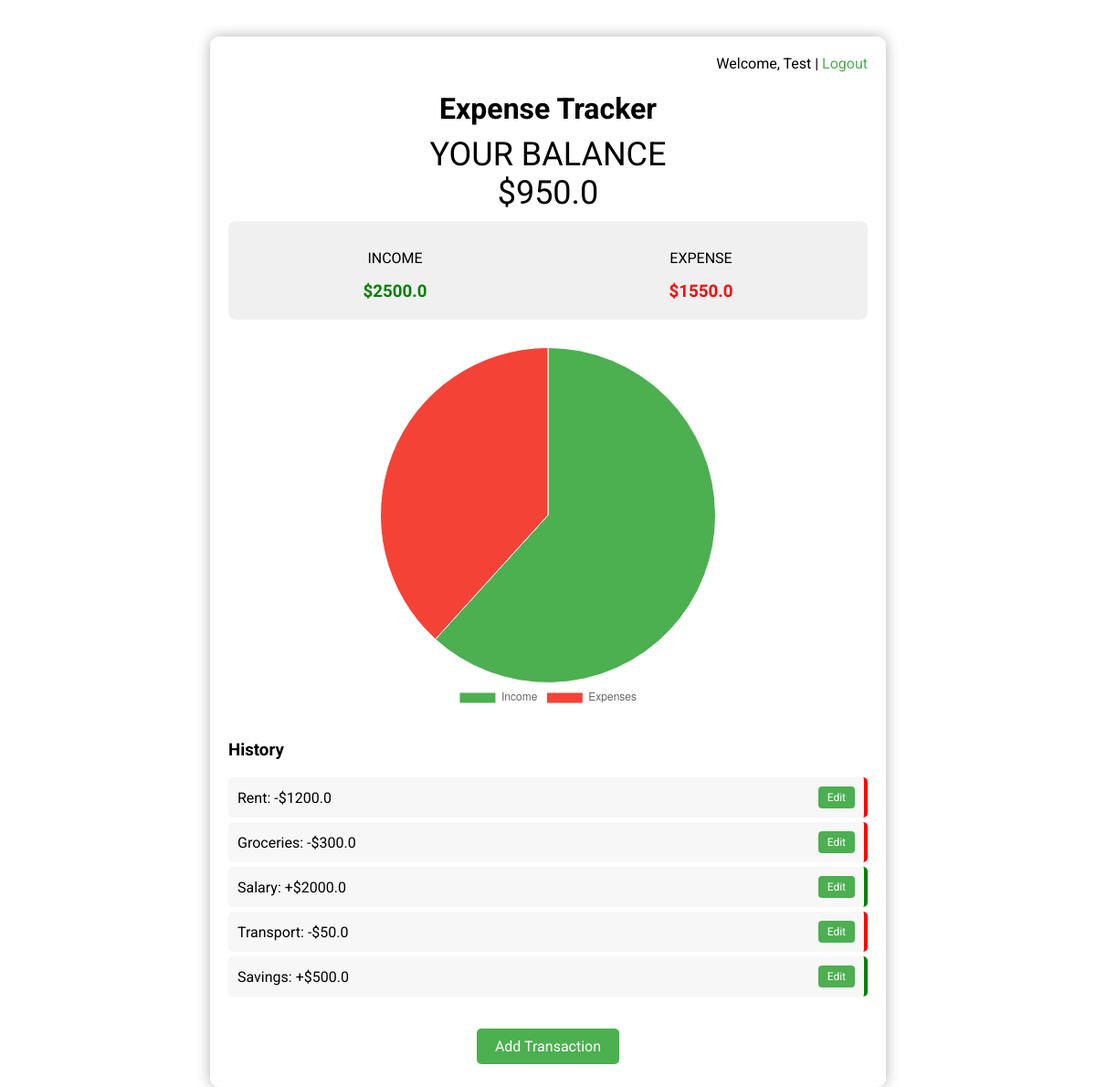
The page /dashboard (signed in) on the database its author committed.
### models.py (models this page shows)
class User(db.Model, UserMixin):
    id = db.Column(db.Integer, primary_key=True)
    email = db.Column(db.String(150), unique=True, nullable=False)
    first_name = db.Column(db.String(150), nullable=False)
    password = db.Column(db.String(150), nullable=False)
    transactions = db.relationship('Transaction', backref='user', lazy=True)

class Transaction(db.Model):
    id = db.Column(db.Integer, primary_key=True)
    category = db.Column(db.String(100), nullable=False)
    amount = db.Column(db.Float, nullable=False)
    type = db.Column(db.String(20), nullable=False)  # 'income' or 'expense'
    date = db.Column(db.DateTime, nullable=False, default=datetime.utcnow)  # ✅ fixes NOT NULL error
    user_id = db.Column(db.Integer, db.ForeignKey('user.id'), nullable=False)

### views.py (the view)
@views.route('/dashboard')
@login_required
def dashboard():
    transactions = Transaction.query.filter_by(user_id=current_user.id).all()
    income = sum(t.amount for t in transactions if t.type == 'income')
    expenses = sum(t.amount for t in transactions if t.type == 'expense')
    balance = income - expenses
    return render_template('dashboard.html', transactions=transactions, income=income, expenses=expenses, balance=balance)

### app.py (called while the page is built)
def create_app():
    app = Flask(__name__)
    app.config['SECRET_KEY'] = 'yoursecretkey'
    app.config['SQLALCHEMY_DATABASE_URI'] = 'sqlite:///finance.db'
    db.init_app(app)
    bcrypt.init_app(app)
    login_manager = LoginManager()
    login_manager.login_view = 'views.login'
    login_manager.init_app(app)
    from models import User
    from views import views
    app.register_blueprint(views)
    @login_manager.user_loader
    def load_user(user_id):
        return User.query.get(int(user_id))
    return app

### templates/dashboard.html (shortened to what this page needs)
<!DOCTYPE html>
<html>
<head>
</head>
<body>
    <div class="overlay"></div>
    <div class="container">
        <div class="logout">
            Welcome, {{ current_user.first_name }} | <a href="/logout">Logout</a>
        </div>
        <h1>Expense Tracker</h1>
        <div class="balance">
            YOUR BALANCE<br>
            ${{ balance }}
        </div>
        <div class="summary-box">
            <div class="summary-item income">
                <p>INCOME</p>
                <h3>${{ income }}</h3>
            </div>
            <div class="summary-item expense">
                <p>EXPENSE</p>
                <h3>${{ expenses }}</h3>
            </div>
        </div>
        <div id="chart-container">
            <canvas id="financeChart"></canvas>
        </div>
        <div class="history">
            <h3>History</h3>
            {% for t in transactions %}
                <div class="transaction {% if t.type == 'expense' %}expense{% endif %}">
                    <span>{{ t.category }}: {% if t.type == 'income' %}+{% else %}-{% endif %}${{ t.amount }}</span>
                    <a href="/edit-transaction/{{ t.id }}" class="edit-btn">Edit</a>
                </div>
            {% endfor %}
        </div>
        <div class="add-transaction">
            <a href="/add-transaction" class="button">Add Transaction</a>
        </div>
    </div>
    <script>
        const ctx = document.getElementById('financeChart').getContext('2d');
        const financeChart = new Chart(ctx, {
            type: 'pie',
            data: {
                labels: ['Income', 'Expenses'],
                datasets: [{
                    label: 'Finance Overview',
                    data: [{{ income }}, {{ expenses }}],
                    backgroundColor: ['#4CAF50', '#f44336'],
                    borderWidth: 1
                }]
            },
            options: {
                responsive: true,
                plugins: {
                    legend: {
                        position: 'bottom'
                    }
                }
            }
        });
    </script>
</body>
</html>

### templates/dashboard.html (style rules this page uses)
body, html { margin: 0; padding: 0; width: 100%; height: 100%; font-family: 'Roboto', sans-serif; background: url('https://depositphotos-blog.s3.eu-west-1.amazonaws.com/uploads/2017/07/Soothing-nature-backgrounds-2.webp') no-repeat center center; background-size: cover; position: relative; }
.overlay { position: absolute; top: 0; left: 0; width: 100%; height: 100%; background: rgba(0, 0, 0, 0); z-index: 1; }
.container { position: relative; z-index: 2; max-width: 700px; width: 100%; padding: 20px; margin: 40px auto; background: rgba(255, 255, 255, 0.9); border-radius: 10px; text-align: center; box-shadow: 0 0 15px rgba(0,0,0,0.3); }
h1 { margin-bottom: 10px; }
.balance { font-size: 36px; margin: 10px 0; }
.summary-box { display: flex; justify-content: space-around; background: #f0f0f0; padding: 15px; border-radius: 8px; margin-bottom: 30px; }
.summary-item { text-align: center; }
.summary-item h3 { margin: 5px 0; }
.summary-item.income h3 { color: green; }
.summary-item.expense h3 { color: red; }
.history { text-align: left; margin-top: 20px; }
.transaction { background: #f7f7f7; padding: 10px; margin: 5px 0; border-right: 4px solid green; border-radius: 5px; display: flex; justify-content: space-between; align-items: center; }
.transaction.expense { border-right: 4px solid red; }
.transaction span { flex: 1; }
.transaction a.edit-btn { padding: 5px 10px; background-color: #4CAF50; color: white; text-decoration: none; border-radius: 4px; margin-left: 10px; font-size: 12px; }
.add-transaction { margin-top: 30px; }
a.button { display: inline-block; padding: 10px 20px; margin: 5px; background-color: #4CAF50; color: white; text-decoration: none; border-radius: 5px; }
.logout { text-align: right; margin-bottom: 10px; }
.logout a { color: #4CAF50; text-decoration: none; }
#chart-container { margin: 30px auto; max-width: 400px; }

### rows shown on the page
User: first_name "Test"
Transaction: category "Rent", amount "1200.0"
Transaction: category "Groceries", amount "300.0"
Transaction: category "Salary", amount "2000.0"
Transaction: category "Transport", amount "50.0"
Transaction: category "Savings", amount "500.0"

### other values the page prints
{{ balance }} "950.0"
{{ income }} "2500.0"
{{ expenses }} "1550.0"
chart data {{ income }} 2500.0
chart data {{ expenses }} 1550.0
